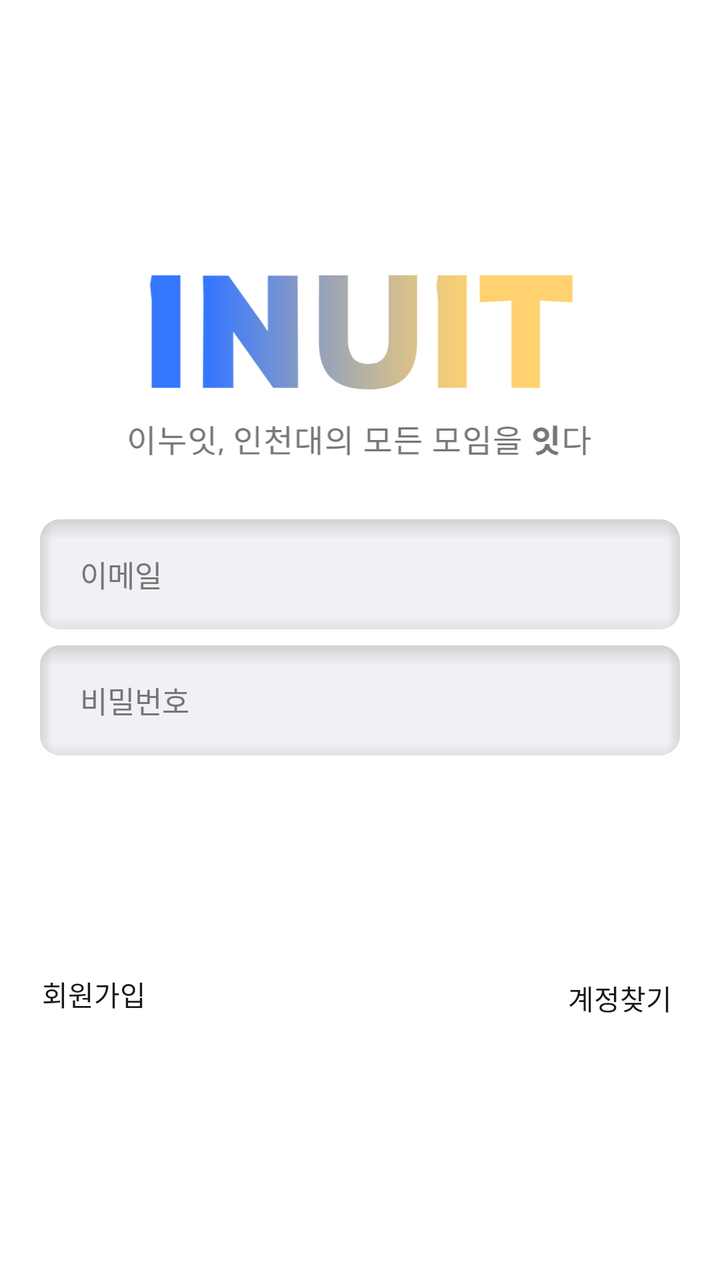
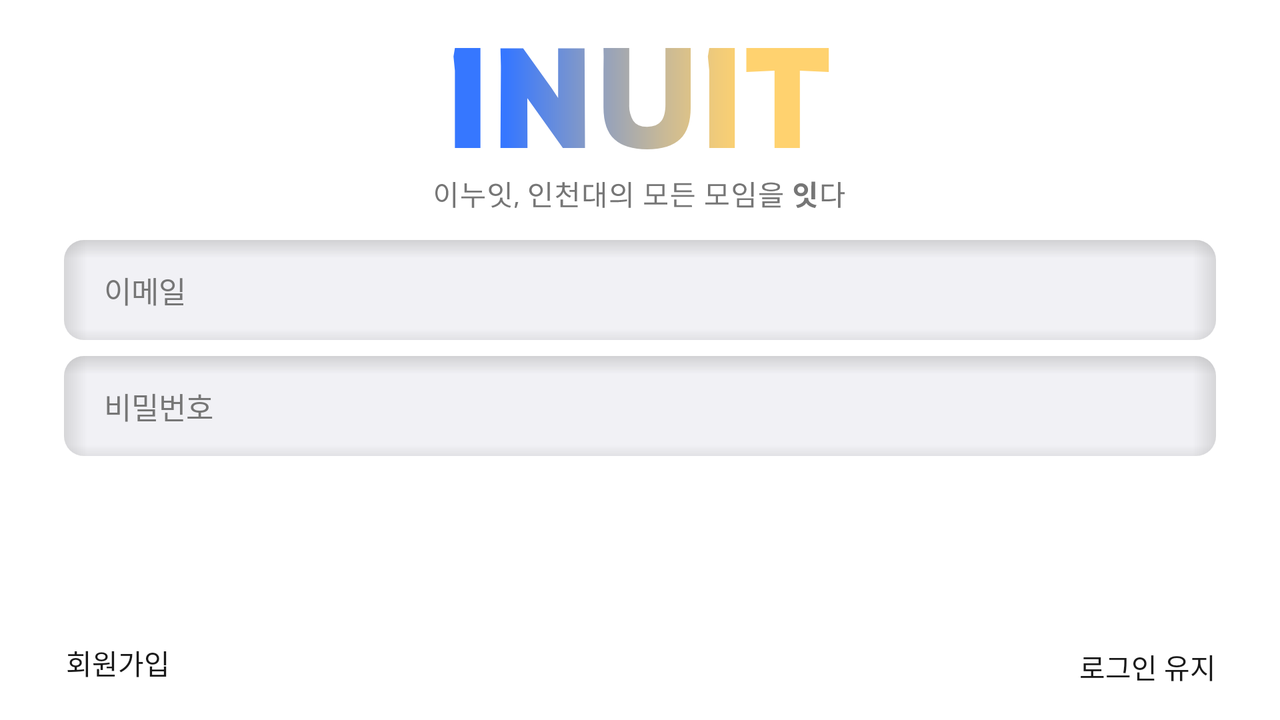

An Android layout and its configuration variant, each rendered on a device that would load it. The default file and the variant file are quoted in full after the pictures.
<!-- AndroidManifest.xml: application theme Theme.INUClub -->
<!-- res/layout/activity_login.xml -->
<?xml version="1.0" encoding="utf-8"?>
<androidx.constraintlayout.widget.ConstraintLayout xmlns:android="http://schemas.android.com/apk/res/android"
    xmlns:app="http://schemas.android.com/apk/res-auto"
    xmlns:tools="http://schemas.android.com/tools"
    android:layout_width="match_parent"
    android:layout_height="match_parent"
    tools:context=".LoginActivity">

    <EditText
        android:id="@+id/et_email"
        android:layout_width="0dp"
        android:layout_height="55dp"
        android:layout_marginHorizontal="20dp"
        android:layout_marginTop="32dp"
        android:background="@drawable/edittext_inner_shadow"
        android:cursorVisible="true"
        android:fontFamily="@font/spoqahansansneo"
        android:hint="@string/hint_email"
        android:inputType="textEmailAddress"
        android:maxLines="1"
        android:paddingHorizontal="20dp"
        android:textColor="@color/font_color_black"
        android:textColorHint="@color/font_color_gray"
        android:textCursorDrawable="@drawable/edittext_cursor"
        android:textSize="15sp"
        app:layout_constraintEnd_toEndOf="parent"
        app:layout_constraintStart_toStartOf="parent"
        app:layout_constraintTop_toBottomOf="@+id/iv_logo" />

    <EditText
        android:id="@+id/et_password"
        android:layout_width="0dp"
        android:layout_height="55dp"
        android:layout_marginHorizontal="20dp"
        android:layout_marginTop="8dp"
        android:background="@drawable/edittext_inner_shadow"
        android:cursorVisible="true"
        android:fontFamily="@font/spoqahansansneo"
        android:hint="@string/hint_password"
        android:inputType="textPassword"
        android:maxLines="1"
        android:paddingHorizontal="20dp"
        android:textColor="@color/font_color_black"
        android:textColorHint="@color/font_color_gray"
        android:textCursorDrawable="@drawable/edittext_cursor"
        android:textSize="15sp"
        app:layout_constraintEnd_toEndOf="parent"
        app:layout_constraintHorizontal_bias="0.4"
        app:layout_constraintStart_toStartOf="parent"
        app:layout_constraintTop_toBottomOf="@+id/et_email" />

    <Button
        android:id="@+id/btn_login"
        android:layout_width="0dp"
        android:layout_height="wrap_content"
        android:layout_marginHorizontal="20dp"
        android:layout_marginTop="32dp"
        android:background="@drawable/button_blue_btn"
        android:elevation="10dp"
        android:fontFamily="@font/spoqahansansneo"
        android:letterSpacing="0.05"
        android:padding="8dp"
        android:text="@string/login_btn"
        android:textColor="@color/font_color_white"
        android:textSize="19sp"
        app:backgroundTint="@color/brand_color_blue"
        app:layout_constraintEnd_toEndOf="parent"
        app:layout_constraintStart_toStartOf="parent"
        app:layout_constraintTop_toBottomOf="@+id/et_password" />

    <TextView
        android:id="@+id/tv_signup"
        android:layout_width="wrap_content"
        android:layout_height="wrap_content"
        android:layout_marginHorizontal="20dp"
        android:layout_marginTop="20dp"
        android:padding="1dp"
        android:text="@string/sing_up"
        android:textColor="@color/font_color_black"
        android:background="?selectableItemBackgroundBorderless"
        app:layout_constraintStart_toStartOf="parent"
        app:layout_constraintTop_toBottomOf="@+id/btn_login" />

    <TextView
        android:id="@+id/tv_btn_find_account_login"
        android:layout_width="wrap_content"
        android:layout_height="wrap_content"
        android:layout_marginHorizontal="23dp"
        android:layout_marginTop="4dp"
        android:padding="1dp"
        android:text="@string/find_account_textview_btn"
        android:textColor="@color/font_color_black"
        android:background="?selectableItemBackgroundBorderless"
        app:layout_constraintBottom_toBottomOf="@+id/tv_signup"
        app:layout_constraintEnd_toEndOf="parent"
        app:layout_constraintTop_toTopOf="@+id/tv_signup" />

    <ImageView
        android:id="@+id/iv_logo"
        android:layout_width="0dp"
        android:layout_height="90dp"
        app:layout_constraintBottom_toBottomOf="parent"
        app:layout_constraintEnd_toEndOf="parent"
        app:layout_constraintStart_toStartOf="parent"
        app:layout_constraintTop_toTopOf="parent"
        app:layout_constraintVertical_bias="0.25"
        app:srcCompat="@drawable/login_logo" />

</androidx.constraintlayout.widget.ConstraintLayout>
<!-- resources referenced by this layout -->
<resources>
  <color name="font_color_black">#191919</color>
  <color name="font_color_gray">#767676</color>
  <color name="font_color_white">#FFFFFF</color>
  <!-- drawable button_blue_btn (drawable) -->
  <?xml version="1.0" encoding="utf-8"?>
  <layer-list xmlns:android="http://schemas.android.com/apk/res/android">
      <item>
          <shape android:shape="rectangle">
  
              <solid android:color="@color/brand_color_blue" />
              <corners android:radius="10dp"/>
  
          </shape>
      </item>
  </layer-list>
  <!-- drawable edittext_cursor (drawable) -->
  <?xml version="1.0" encoding="utf-8"?>
  <shape xmlns:android="http://schemas.android.com/apk/res/android">
      <solid android:color="@color/font_color_black" />
      <size android:width="1dp"/>
  </shape>
  <string name="find_account_textview_btn">계정찾기</string>
  <string name="hint_email">이메일</string>
  <string name="hint_password">비밀번호</string>
  <string name="login_btn">로그인</string>
  <string name="sing_up">회원가입</string>
  <style name="Theme.INUClub" parent="Theme.MaterialComponents.DayNight.DarkActionBar">
          
          <item name="colorPrimary">@color/white</item>
          <item name="colorPrimaryVariant">@color/brand_color_yellow</item>
          <item name="colorOnPrimary">@color/white</item>
          
          <item name="colorSecondary">@color/teal_200</item>
          <item name="colorSecondaryVariant">@color/teal_700</item>
          <item name="colorOnSecondary">@color/black</item>
          
          <item name="android:statusBarColor" tools:targetApi="l">@color/white</item>
          <item name="android:windowLightStatusBar">true</item>
          
          <item name="windowActionBar">false</item>
          <item name="windowNoTitle">true</item>
  
          <item name="alertDialogTheme">@style/AlertDialogTheme</item>
      </style>
  <color name="line_color_white_gray">#F1F1F5</color>
  <color name="white">#FFFFFFFF</color>
  <color name="teal_200">#191919</color>
  <color name="teal_700">#FF018786</color>
  <color name="black">#FF000000</color>
  <style name="AlertDialogTheme" parent="ThemeOverlay.MaterialComponents.Dialog.Alert">
          <item name="buttonBarNegativeButtonStyle">@style/NegativeButtonStyle</item>
          <item name="buttonBarPositiveButtonStyle">@style/PositiveButtonStyle</item>
          <item name="fontFamily">@font/spoqahansansneo_regular</item>
      </style>
  <style name="NegativeButtonStyle" parent="Widget.MaterialComponents.Button.TextButton.Dialog">
          <item name="android:textColor">@color/font_color_black</item>
      </style>
  <style name="PositiveButtonStyle" parent="Widget.MaterialComponents.Button.TextButton.Dialog">
          <item name="android:textColor">@color/font_color_black</item>
          <item name="fontFamily">@font/spoqahansansneo_regular</item>
      </style>
  <!-- some entries are left out for length -->
</resources>
<!-- res/layout-land/activity_login.xml (the repository's variant of the layout above) -->
<!-- drawn on the phone turned sideways -->
<?xml version="1.0" encoding="utf-8"?>
<androidx.constraintlayout.widget.ConstraintLayout xmlns:android="http://schemas.android.com/apk/res/android"
    xmlns:app="http://schemas.android.com/apk/res-auto"
    xmlns:tools="http://schemas.android.com/tools"
    android:layout_width="match_parent"
    android:layout_height="match_parent"
    tools:context=".LoginActivity">

    <EditText
        android:id="@+id/et_email"
        android:layout_width="0dp"
        android:layout_height="50dp"
        android:layout_marginHorizontal="20dp"
        android:layout_marginStart="32dp"
        android:layout_marginTop="16dp"
        android:layout_marginEnd="32dp"
        android:background="@drawable/edittext_inner_shadow"
        android:cursorVisible="true"
        android:fontFamily="@font/spoqahansansneo"
        android:hint="@string/hint_email"
        android:inputType="textEmailAddress"
        android:maxLines="1"
        android:paddingHorizontal="20dp"
        android:textColor="@color/font_color_black"
        android:textColorHint="@color/font_color_gray"
        android:textCursorDrawable="@drawable/edittext_cursor"
        android:textSize="15sp"
        app:layout_constraintEnd_toEndOf="parent"
        app:layout_constraintStart_toStartOf="parent"
        app:layout_constraintTop_toBottomOf="@+id/iv_logo" />

    <EditText
        android:id="@+id/et_password"
        android:layout_width="0dp"
        android:layout_height="50dp"
        android:layout_marginHorizontal="20dp"
        android:layout_marginStart="32dp"
        android:layout_marginTop="8dp"
        android:layout_marginEnd="32dp"
        android:background="@drawable/edittext_inner_shadow"
        android:cursorVisible="true"
        android:fontFamily="@font/spoqahansansneo"
        android:hint="@string/hint_password"
        android:inputType="textPassword"
        android:maxLines="1"
        android:paddingHorizontal="20dp"
        android:textColor="@color/font_color_black"
        android:textColorHint="@color/font_color_gray"
        android:textCursorDrawable="@drawable/edittext_cursor"
        android:textSize="15sp"
        app:layout_constraintEnd_toEndOf="parent"
        app:layout_constraintHorizontal_bias="0.4"
        app:layout_constraintStart_toStartOf="parent"
        app:layout_constraintTop_toBottomOf="@+id/et_email" />

    <Button
        android:id="@+id/btn_login"
        android:layout_width="0dp"
        android:layout_height="wrap_content"
        android:layout_marginHorizontal="20dp"
        android:layout_marginStart="32dp"
        android:layout_marginTop="16dp"
        android:layout_marginEnd="32dp"
        android:background="@drawable/button_blue_btn"
        android:elevation="10dp"
        android:fontFamily="@font/spoqahansansneo"
        android:letterSpacing="0.05"
        android:padding="8dp"
        android:text="@string/login_btn"
        android:textColor="@color/font_color_white"
        android:textSize="19sp"
        app:backgroundTint="@color/brand_color_blue"
        app:layout_constraintEnd_toEndOf="parent"
        app:layout_constraintStart_toStartOf="parent"
        app:layout_constraintTop_toBottomOf="@+id/et_password" />

    <TextView
        android:id="@+id/tv_signup"
        android:layout_width="wrap_content"
        android:layout_height="wrap_content"
        android:layout_marginHorizontal="20dp"
        android:layout_marginStart="32dp"
        android:layout_marginTop="20dp"
        android:background="?selectableItemBackgroundBorderless"
        android:padding="1dp"
        android:text="@string/sing_up"
        android:textColor="@color/font_color_black"
        app:layout_constraintStart_toStartOf="parent"
        app:layout_constraintTop_toBottomOf="@+id/btn_login" />

    <CheckBox
        android:id="@+id/checkBox"
        android:layout_width="wrap_content"
        android:layout_height="wrap_content"
        android:layout_marginHorizontal="23dp"
        android:layout_marginTop="4dp"
        android:layout_marginEnd="32dp"
        android:button="@drawable/checkbox_login"
        android:checked="false"
        android:paddingLeft="12dp"
        android:text="@string/keep_login"
        android:textColor="@color/font_color_black"
        android:theme="@style/checkBoxStyle"
        app:layout_constraintBottom_toBottomOf="@+id/tv_signup"
        app:layout_constraintEnd_toEndOf="parent"
        app:layout_constraintTop_toTopOf="@+id/tv_signup" />

    <ImageView
        android:id="@+id/iv_logo"
        android:layout_width="0dp"
        android:layout_height="80dp"
        android:layout_marginTop="24dp"
        app:layout_constraintEnd_toEndOf="parent"
        app:layout_constraintStart_toStartOf="parent"
        app:layout_constraintTop_toTopOf="parent"
        app:srcCompat="@drawable/login_logo" />

</androidx.constraintlayout.widget.ConstraintLayout>
<!-- resources referenced by the variant -->
<!-- as the phone turned sideways resolves them -->
<resources>
  <color name="font_color_black">#191919</color>
  <color name="font_color_gray">#767676</color>
  <color name="font_color_white">#FFFFFF</color>
  <!-- drawable button_blue_btn (drawable) -->
  <?xml version="1.0" encoding="utf-8"?>
  <layer-list xmlns:android="http://schemas.android.com/apk/res/android">
      <item>
          <shape android:shape="rectangle">
  
              <solid android:color="@color/brand_color_blue" />
              <corners android:radius="10dp"/>
  
          </shape>
      </item>
  </layer-list>
  <!-- drawable checkbox_login (drawable) -->
  <?xml version="1.0" encoding="utf-8"?>
  <selector xmlns:android="http://schemas.android.com/apk/res/android">
      <item android:state_checked="true" android:drawable="@drawable/ic_checked"/>
      <item android:state_checked="false" android:drawable="@drawable/ic_unchecked" />
  </selector>
  <!-- drawable edittext_cursor (drawable) -->
  <?xml version="1.0" encoding="utf-8"?>
  <shape xmlns:android="http://schemas.android.com/apk/res/android">
      <solid android:color="@color/font_color_black" />
      <size android:width="1dp"/>
  </shape>
  <string name="hint_email">이메일</string>
  <string name="hint_password">비밀번호</string>
  <string name="keep_login">로그인 유지</string>
  <string name="login_btn">로그인</string>
  <string name="sing_up">회원가입</string>
  <style name="checkBoxStyle" parent="Base.Theme.AppCompat">
          <item name="colorAccent">@color/brand_color_sky_blue</item>
          <item name="android:textColorSecondary">@color/brand_color_sky_blue</item>
      </style>
  <!-- drawable ic_checked (drawable) -->
  <vector xmlns:android="http://schemas.android.com/apk/res/android"
      android:width="13dp"
      android:height="13dp"
      android:viewportWidth="13"
      android:viewportHeight="13">
    <path
        android:pathData="M0,0h13v13h-13z"
        android:fillColor="@color/brand_color_sky_blue"/>
    <path
        android:strokeWidth="1"
        android:pathData="M2.19,6.5l2.29,3.54l6.74,-7.33"
        android:fillColor="#00000000"
        android:strokeColor="#fff"/>
  </vector>
  <!-- drawable ic_unchecked (drawable) -->
  <vector xmlns:android="http://schemas.android.com/apk/res/android"
      android:width="13dp"
      android:height="13dp"
      android:viewportWidth="13"
      android:viewportHeight="13">
    <path
        android:pathData="M0,0h13v13h-13z"
        android:fillColor="@color/brand_color_sky_blue"/>
  </vector>
  <color name="line_color_white_gray">#F1F1F5</color>
  <color name="white">#FFFFFFFF</color>
  <color name="teal_200">#191919</color>
  <color name="teal_700">#FF018786</color>
  <color name="black">#FF000000</color>
  <style name="AlertDialogTheme" parent="ThemeOverlay.MaterialComponents.Dialog.Alert">
          <item name="buttonBarNegativeButtonStyle">@style/NegativeButtonStyle</item>
          <item name="buttonBarPositiveButtonStyle">@style/PositiveButtonStyle</item>
          <item name="fontFamily">@font/spoqahansansneo_regular</item>
      </style>
  <style name="NegativeButtonStyle" parent="Widget.MaterialComponents.Button.TextButton.Dialog">
          <item name="android:textColor">@color/font_color_black</item>
      </style>
  <style name="PositiveButtonStyle" parent="Widget.MaterialComponents.Button.TextButton.Dialog">
          <item name="android:textColor">@color/font_color_black</item>
          <item name="fontFamily">@font/spoqahansansneo_regular</item>
      </style>
  <!-- some entries are left out for length -->
</resources>
